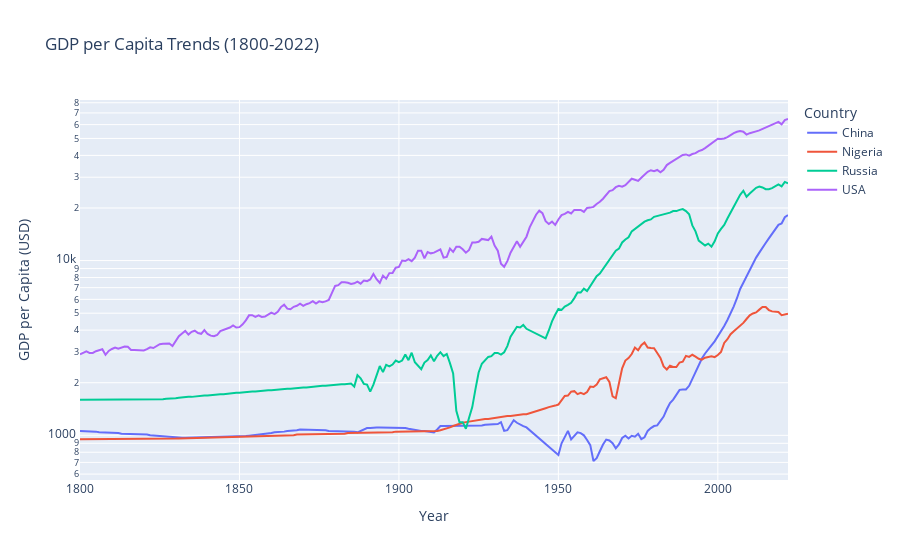

Notebook code cell kept with this figure:
### Markdown cell above
## Line plot of GDP Trends

Recreate this [line plot](https://www.gapminder.org/tools/#$chart-type=linechart&url=v2)

### Code cell
gdp_trend = gapminder_df.query( "Year >= 1800 & Year <= 2022 & " \
"Country in ['China', 'USA', 'Russia', 'Nigeria' ] " ) 

fig = px.line(
    gdp_trend,
    x="Year",
    y="GDPpcap",
    color="Country",
    title="GDP per Capita Trends (1800-2022)",
    log_y=True,
    labels={"Year": "Year", "GDPpcap": "GDP per Capita (USD)"},
    hover_name = 'Country'
)
fig.show()

### Figure 1 — Plotly figure (JSON) as saved in the notebook; plotly's stock layout.template omitted (floating-point values rounded to 4 significant figures; data arrays with more than 128 entries replaced by an {"elided": "..."} marker saying what was removed)
{"data": [{"hovertemplate": "Country=China<br>Year=%{x}<br>GDP per Capita (USD)=%{y}<extra></extra>", "legendgroup": "China", "line": {"color": "#636efa", "dash": "solid"}, "marker": {"symbol": "circle"}, "mode": "lines", "name": "China", "orientation": "v", "showlegend": true, "type": "scatter", "x": {"elided": "223 int values"}, "xaxis": "x", "y": {"elided": "223 int values"}, "yaxis": "y"}, {"hovertemplate": "Country=Nigeria<br>Year=%{x}<br>GDP per Capita (USD)=%{y}<extra></extra>", "legendgroup": "Nigeria", "line": {"color": "#EF553B", "dash": "solid"}, "marker": {"symbol": "circle"}, "mode": "lines", "name": "Nigeria", "orientation": "v", "showlegend": true, "type": "scatter", "x": {"elided": "223 int values"}, "xaxis": "x", "y": {"elided": "223 int values"}, "yaxis": "y"}, {"hovertemplate": "Country=Russia<br>Year=%{x}<br>GDP per Capita (USD)=%{y}<extra></extra>", "legendgroup": "Russia", "line": {"color": "#00cc96", "dash": "solid"}, "marker": {"symbol": "circle"}, "mode": "lines", "name": "Russia", "orientation": "v", "showlegend": true, "type": "scatter", "x": {"elided": "223 int values"}, "xaxis": "x", "y": {"elided": "223 int values"}, "yaxis": "y"}, {"hovertemplate": "Country=USA<br>Year=%{x}<br>GDP per Capita (USD)=%{y}<extra></extra>", "legendgroup": "USA", "line": {"color": "#ab63fa", "dash": "solid"}, "marker": {"symbol": "circle"}, "mode": "lines", "name": "USA", "orientation": "v", "showlegend": true, "type": "scatter", "x": {"elided": "223 int values"}, "xaxis": "x", "y": {"elided": "223 int values"}, "yaxis": "y"}], "layout": {"autosize": true, "legend": {"title": {"text": "Country"}, "tracegroupgap": 0}, "title": {"text": "GDP per Capita Trends (1800-2022)"}, "xaxis": {"anchor": "y", "autorange": true, "domain": [0, 1], "range": [1800, 2022], "title": {"text": "Year"}, "type": "linear"}, "yaxis": {"anchor": "x", "autorange": true, "domain": [0, 1], "range": [2.744, 4.919], "title": {"text": "GDP per Capita (USD)"}, "type": "log"}}}
